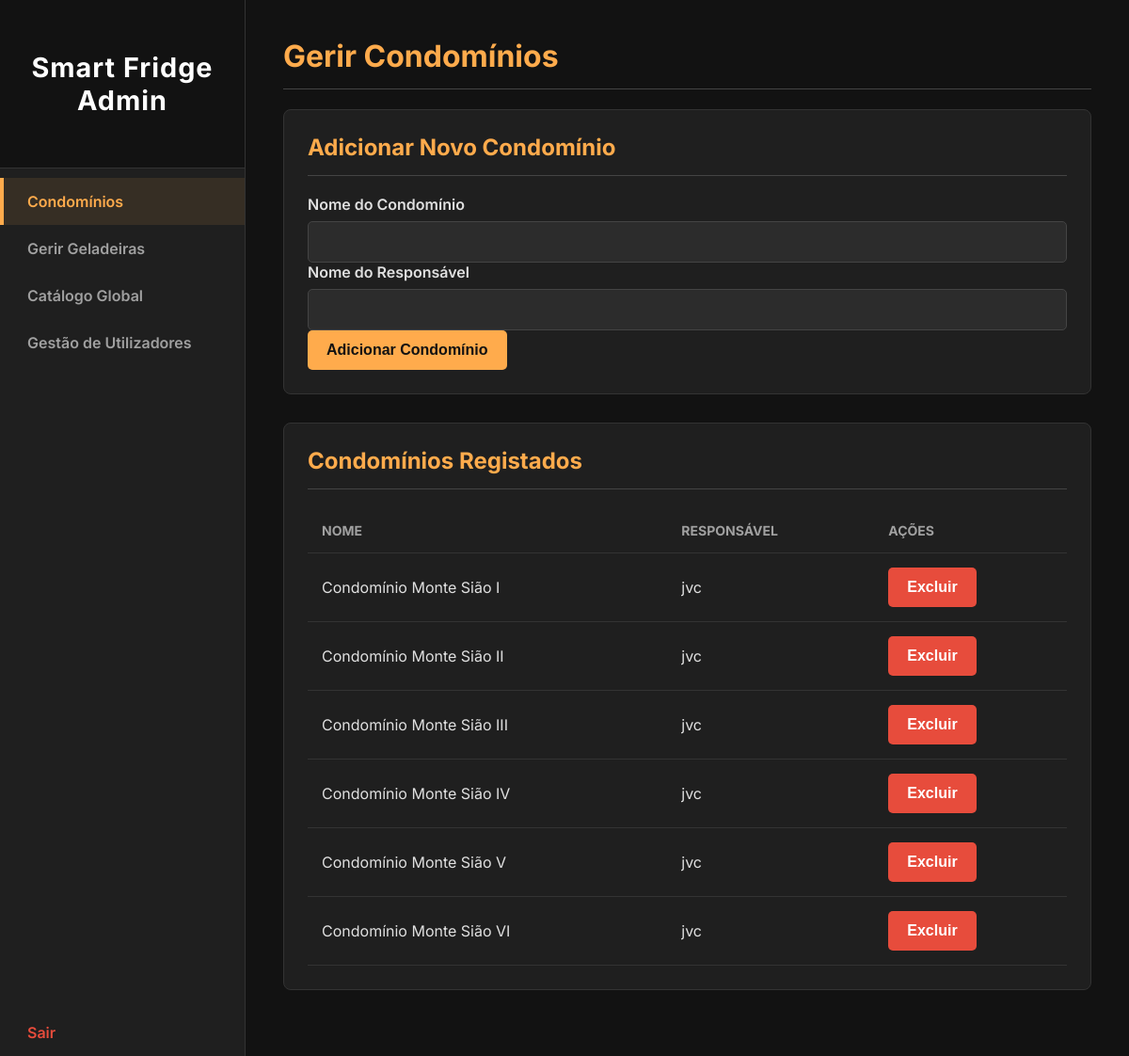
The page /admin/condominios (signed in) on the database its author committed.
### models.py (models this page shows)
class Condominio(db.Model):
    __tablename__ = 'condominio'
    id = db.Column(db.Integer, primary_key=True)
    name = db.Column(db.String(150), nullable=False, unique=True)
    responsible_name = db.Column(db.String(150))
    products = db.relationship('Product', secondary='inventory', back_populates='condominios')

### app.py (the view, shortened to what this page needs)
@app.route('/admin/condominios', methods=['GET', 'POST'])
@login_required
def gerenciar_condominios():
    if not current_user.is_admin: return redirect(url_for('user_dashboard'))
    todos_condominios = Condominio.query.order_by(Condominio.name).all()
    return render_template('gerenciar_condominios.html', condominios=todos_condominios)

### app.py (called while the page is built)
@login_manager.user_loader
def load_user(user_id):
    return User.query.get(int(user_id))

### templates/gerenciar_condominios.html (shortened to what this page needs)
<!DOCTYPE html>
<html lang="pt-br">
<head>
    <link rel="stylesheet" href="{{ url_for('static', filename='admin_style.css') }}">
</head>
<body>
    <div class="wrapper">
        <nav class="sidebar">
            <div class="sidebar-header"><h3 class="logo-text">Smart Fridge Admin</h3></div>
            <ul>
                <li><a href="{{ url_for('gerenciar_condominios') }}" class="active">Condomínios</a></li>
                <li><a href="{{ url_for('selecionar_geladeira') }}">Gerir Geladeiras</a></li>
                <li><a href="{{ url_for('gerenciar_catalogo') }}">Catálogo Global</a></li>
                <li><a href="{{ url_for('gerenciar_utilizadores') }}">Gestão de Utilizadores</a></li>
                <li><a href="{{ url_for('logout') }}" class="logout-link">Sair</a></li>
            </ul>
        </nav>
        <main class="main-content">
            <h1>Gerir Condomínios</h1>
            <div class="card">
                <h2>Adicionar Novo Condomínio</h2>
                <form action="{{ url_for('gerenciar_condominios') }}" method="POST">
                    <div class="form-group"><label>Nome do Condomínio</label><input type="text" name="condo_name" required></div>
                    <div class="form-group"><label>Nome do Responsável</label><input type="text" name="responsible_name"></div>
                    <button type="submit">Adicionar Condomínio</button>
                </form>
            </div>
            <div class="card">
                <h2>Condomínios Registados</h2>
                <table>
                    <thead><tr><th>Nome</th><th>Responsável</th><th>Ações</th></tr></thead>
                    <tbody>
                        {% for condo in condominios %}
                        <tr>
                            <td>{{ condo.name }}</td>
                            <td>{{ condo.responsible_name or 'N/A' }}</td>
                            <td>
                                <form action="{{ url_for('excluir_condominio', condo_id=condo.id) }}" method="POST" onsubmit="return confirm('Tem a certeza?');" class="inline-form">
                                    <button type="submit" class="delete-btn">Excluir</button>
                                </form>
                            </td>
                        </tr>
                        {% endfor %}
                    </tbody>
                </table>
            </div>
        </main>
    </div>
</body>
</html>

### static/admin_style.css (style rules this page uses)
body { margin: 0; font-family: 'Inter', -apple-system, sans-serif; background-color: #121212; color: #e0e0e0; }
.wrapper { display: flex; }
.sidebar { width: 260px; background-color: #1f1f1f; color: white; min-height: 100vh; border-right: 1px solid #333; flex-shrink: 0; position: sticky; top: 0; }
.sidebar-header { padding: 25px; text-align: center; border-bottom: 1px solid #333; background-color: #121212; }
.sidebar .logo-text { font-size: 1.8rem; font-weight: 700; color: #ffffff; letter-spacing: 1px; }
.sidebar ul { list-style-type: none; padding: 0; margin: 10px 0; }
.sidebar ul li a { display: block; color: #a0a0a0; padding: 15px 25px; text-decoration: none; font-weight: 600; transition: all 0.2s ease-in-out; border-left: 4px solid transparent; }
.sidebar ul li a.active { background-color: rgba(255, 171, 76, 0.1); color: #ffab4c; border-left: 4px solid #ffab4c; }
.sidebar .logout-link { position: absolute; bottom: 0; width: 100%; box-sizing: border-box; color: #e74c3c; }
.main-content { flex-grow: 1; padding: 40px; overflow-y: auto; }
.card { background: #1f1f1f; padding: 25px; border-radius: 8px; border: 1px solid #333; margin-bottom: 30px; }
h1, h2 { color: #ffab4c; border-bottom: 1px solid #444; padding-bottom: 15px; margin-top: 0; }
h2 { font-size: 1.5rem; }
label { display: block; margin-bottom: 8px; font-weight: 600; }
input[type="text"], input[type="search"], input[type="password"], input[type="number"], select { width: 100%; padding: 12px; border: 1px solid #444; border-radius: 5px; box-sizing: border-box; font-size: 16px; background-color: #2c2c2c; color: #ffffff; }
button, .button { padding: 12px 20px; background-color: #ffab4c; color: #121212; border: none; border-radius: 5px; cursor: pointer; font-weight: 700; font-size: 16px; transition: background-color 0.2s; text-decoration: none; display: inline-block; }
.delete-btn { background-color: #e74c3c; color: white; }
table { width: 100%; border-collapse: collapse; }
th, td { padding: 15px; text-align: left; border-bottom: 1px solid #333; }
th { color: #a0a0a0; font-size: 14px; text-transform: uppercase; }
.inline-form { display: flex; gap: 5px; }

### rows shown on the page
Condominio: name "Condomínio Monte Sião I", responsible_name "jvc"
Condominio: name "Condomínio Monte Sião II", responsible_name "jvc"
Condominio: name "Condomínio Monte Sião III", responsible_name "jvc"
Condominio: name "Condomínio Monte Sião IV", responsible_name "jvc"
Condominio: name "Condomínio Monte Sião V", responsible_name "jvc"
Condominio: name "Condomínio Monte Sião VI", responsible_name "jvc"
